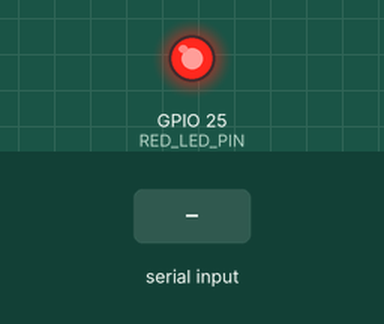
This sketch was run on a simulated ESP32. On the bench: output pins drawn as LEDs (lit = HIGH). The inputs (shaded band) are chosen by the test bench.

Above: at 1.2 s.
1.3 s: "LED_ON\n" received over Serial
At 1.8 s:
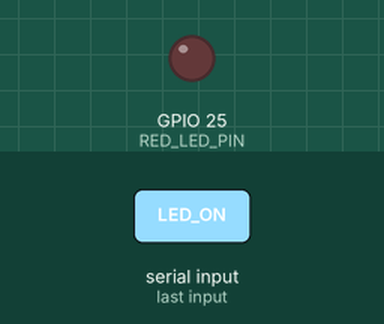
2.8 s: "LED_OFF\n" received over Serial
At 4.2 s:
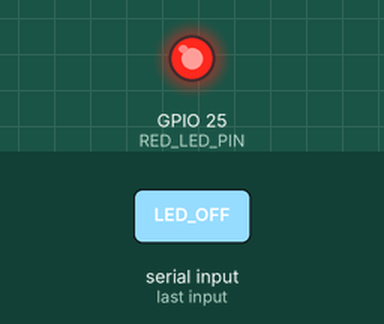
Timing chart, 0 to 5.8 s (numbered marks = the images above; inputs shaded):
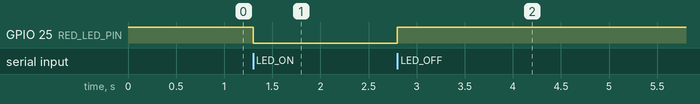

The sketch:

serial-led-control.ino
```cpp
// LED pin
#define RED_LED_PIN     25

void setup()
{
  // Konfigurasi komunikasi serial
  Serial.begin(9600);

  // Konfigurasi GPIO pin sebagai output untuk LED
  pinMode(RED_LED_PIN, OUTPUT);

  // Set nilai LED ke kondisi off
  digitalWrite(RED_LED_PIN, HIGH);
}

void loop()
{
  // Jika ada data di receive buffer
  if (Serial.available() > 0)
  {
    // Baca perintah dari receive buffer sampai karakter newline
    String cmd = Serial.readStringUntil('\n');

    // Proses perintah tersebut
    if (cmd == "LED_ON")
    {
      digitalWrite(RED_LED_PIN, LOW);
    }
    else if (cmd == "LED_OFF")
    {
      digitalWrite(RED_LED_PIN, HIGH);
    }
    else if (cmd == "LED")
    {
      Serial.printf("LED is %s\n", ((digitalRead(RED_LED_PIN) == HIGH) ? "OFF" : "ON"));
    }
  }
}
```

Measured:
- after the input at 1.3 s, GPIO 25 (RED_LED_PIN): HIGH → LOW at once
- after the input at 2.8 s, GPIO 25 (RED_LED_PIN): LOW → HIGH at once
